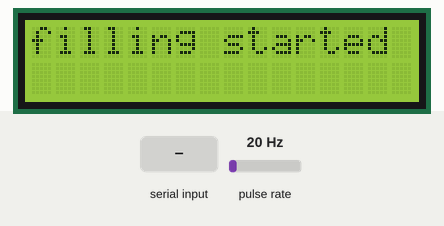
Recording of a sketch running on a simulated Arduino Uno, built with avr-gcc and run on an emulated ATmega328P. On the bench: 16×2 character LCD. Wiring (inferred from the names in the program): pulse sensor: data pin 2. Inputs (shaded band) come from the test bench; at power-on: pulse rate 20 Hz. The modem accepts every AT command (registered, SIM ready, sends succeed) and sends nothing else; what the sketch prints to the serial monitor is not drawn.

Above: at 5.3 s.
5.4 s: "," received over the second serial link
At 7.8 s:
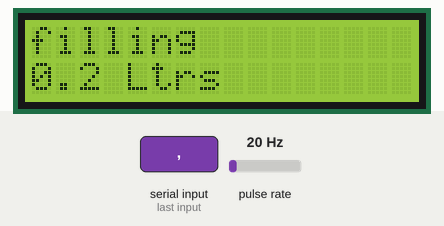
8.1 s: pulse rate (sensor on pin 2) set to 50 Hz
At 10.4 s:
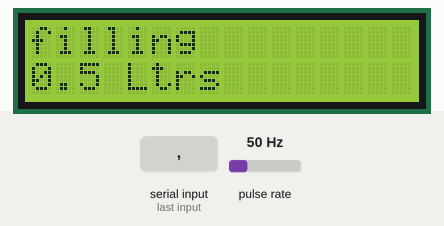
11.1 s: pulse rate (sensor on pin 2) set to 100 Hz
At 12.4 s:
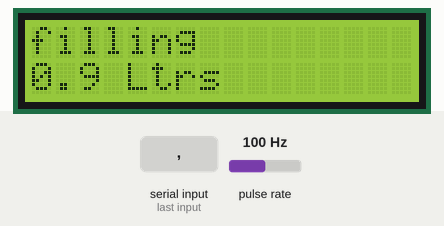
14.1 s: pulse rate (sensor on pin 2) set to 4 Hz
At 15.4 s:
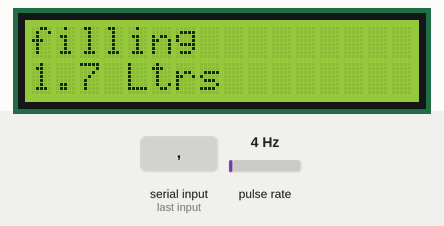
Timing chart, 0 to 17.1 s (numbered marks = the images above; inputs shaded):
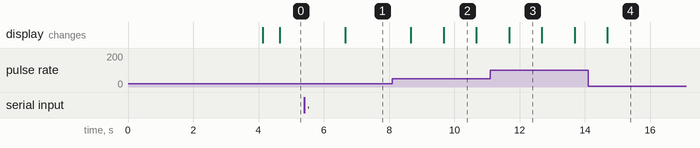

Measured:
- after the input at 5.4 s, the display: changes after 1.3 s (image 1)
- what the display in image 2 shows lasts 1.0 s, from 9.7 s to 10.7 s

The sketch:

mini_project_jun_20.ino
```cpp
// include the library code:
#include <LiquidCrystal.h>
#include <SoftwareSerial.h>
#define rs 12
#define en 11
#define d4 5
#define d5 4
#define d6 3
#define d7 6
#define flowsensor 2

SoftwareSerial sim800l(9, 8);
LiquidCrystal lcd(rs, en, d4, d5, d6, d7);

volatile int flow_frequency = 0;
float litres = 0;
int prev = -1, Time = 0;
String location = "";

void flow()
{
  flow_frequency++;
}


void updateSerial()
{
  delay(500);
  while (Serial.available())
    sim800l.write(Serial.read());
  while (sim800l.available())
    Serial.write(sim800l.read());
}

String getLocation()
{
  String GmapsLink = "https://www.google.com/maps/place/";
  String location = "";
  for (int i = 0; i < 10; i++) {
    sim800l.println("AT+CLBS=1,1");
    delay(1000);
    while (!sim800l.available())
      updateFuel();
    while (sim800l.available()) {
      char letter = sim800l.read();
      location += String(letter);
    }

    if (location.indexOf(",") != -1) {
      String Latitude = "", Longitude = "";
      int first_comma = location.indexOf(',');
      int second_comma = location.indexOf(',', first_comma + 1);
      int third_comma = location.indexOf(',', second_comma + 1);

      for (int i = first_comma + 1; i < second_comma; i++)
        Longitude = Longitude + location.charAt(i);

      for (int i = second_comma + 1; i < third_comma; i++)
        Latitude = Latitude + location.charAt(i);

      GmapsLink += Latitude + "," + Longitude;
      for (int i = 0; i < GmapsLink.length(); i++)
        Serial.write(GmapsLink.charAt(i));
      return GmapsLink;
    }
    location = "";
  }
  return "failed to fetch location";
}

bool sendMsg(float fuel, String location)
{
  sim800l.println("AT+CMGF=1");
  delay(1000);
  sim800l.println("AT+CMGS=\"8977558264\"");
  delay(1000);
  if (fuel != -1)
    sim800l.println("fuel filled: " + String(fuel) + " liters");
  delay(1000);
  sim800l.println("at location: " + location);
  delay(1000);
  sim800l.write(26);
  delay(1000);
}

void welcomeMsg()
{
  lcd.clear();
  lcd.setCursor(0, 0);
  lcd.print("     WELCOME    ");
  lcd.setCursor(0, 1);
  lcd.print("smart fuel meter");
}

void updateFuel()
{
  delay(500);
  if (Time == 8)
  {
    if (location == "") {
      Time = 8;
    }
    else {
      lcd.setCursor(0, 0);
      lcd.print("sending message..");
      sendMsg(litres, location);
      welcomeMsg();
      flow_frequency = 0;
      Time = 0;
      prev = -1;
    }
  }
  else if (flow_frequency == 0)
  {
    Time = 0;
  }
  else if (flow_frequency != 0 && prev == -1)
  {
    lcd.clear();
    lcd.setCursor(0, 0);
    lcd.print("filling started");
    prev = flow_frequency;
    Time = 0;
    location = getLocation();
  }
  else if (flow_frequency == prev)
  {
    lcd.setCursor(0, 0);
    lcd.print("filling paused");
    Time++;
  }
  else
  {
    lcd.clear();
    litres = (((float)flow_frequency) / (310));
    lcd.setCursor(0, 0);
    lcd.print("filling");
    lcd.setCursor(0, 1);
    lcd.print(litres, 1); lcd.print(" Ltrs");
    prev = flow_frequency;
    Time = 0;
  }
  if (Time == 7)
  {
    lcd.setCursor(0, 0);
    lcd.print("filling finished");
    litres = (((float)flow_frequency) / (310));
    lcd.setCursor(0, 1);
    lcd.print(litres, 1); lcd.print(" Ltrs");
    flow_frequency = 0;
    Time = 0;
    prev = -1;
    delay(5000);
    if (location == "")
    {
      lcd.setCursor(0, 0);
      lcd.print("fetching location..");
      Time = 8;
    }
    else
    {
      lcd.setCursor(0, 0);
      lcd.print("sending message..");
      sendMsg(litres, location);
      welcomeMsg();
    }
  }


  //lcd.setCursor(0,1);
  //lcd.print(litres,1);lcd.print(" Ltrs");
  //updateSerial();
  delay(500);
}

void sendOnlyLocation()
{
  String ring = "", location;
  while (sim800l.available())
    ring += String((char)sim800l.read());
  if (ring.indexOf("RING") != -1)
  {
    sim800l.println("AT+CLCC");
    delay(1000);
    while (sim800l.available())
      ring += String((char)sim800l.read());
    sim800l.println("ATH");
    delay(1000);
    if (ring.indexOf("8977558264") != -1) {
      location = getLocation();
      sendMsg(-1, location);
    }
  }
}
void setup() {
  Serial.begin(9600);
  sim800l.begin(9600);
  lcd.begin(16, 2);
  lcd.print("Initializing...");
  lcd.setCursor(0, 1);
  lcd.print("Please wait..");
  Serial.println("Initializing...");
  delay(1000);
  sim800l.println("AT");
  updateSerial();
  sim800l.println("AT+CSQ"); //Signal quality test, value range is 0-31 , 31 is the best
  updateSerial();
  sim800l.println("AT+CCID"); //Read SIM information to confirm whether the SIM is plugged
  updateSerial();
  sim800l.println("AT+CREG?"); //Check whether it has registered in the network
  updateSerial();
  sim800l.println("ATE0"); //disable AT COMMANDS echos
  updateSerial();
  sim800l.println("AT+SAPBR=1,1"); //enable GPRS connection
  while (!sim800l.available())
    delay(1000);
  updateSerial();

  pinMode(flowsensor, INPUT);
  digitalWrite(flowsensor, HIGH);
  attachInterrupt(0, flow, RISING);
  sei();

  welcomeMsg();
}

void loop() {
  updateFuel();
  sendOnlyLocation();
}
```
